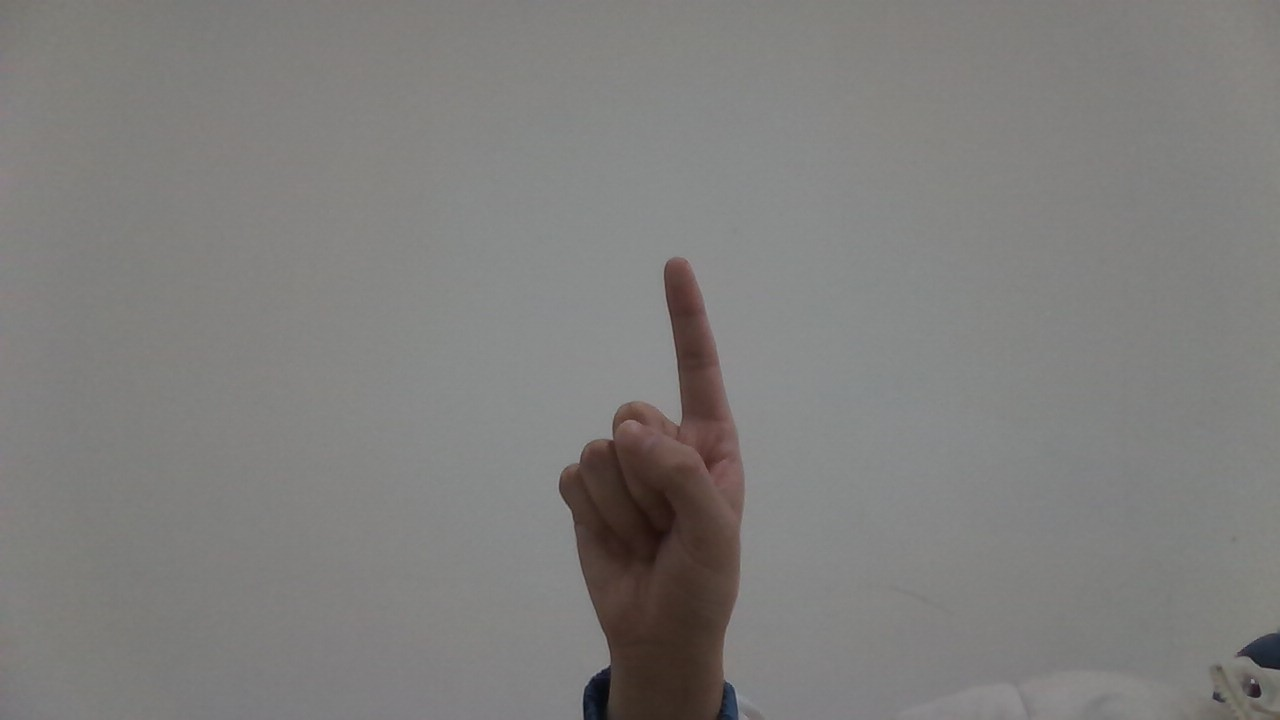
#> input picture mediapipe/hand/one.jpg, 1280 x 720 px
$ python binayuanjiance.py
#> lines starting #> are read from the running program, lines starting #| are printed output that depends on the picture
import numpy as np
from PIL import Image
import matplotlib.pyplot as plt
import matplotlib.cm as cm
import scipy.signal as signal     # 导入sicpy的signal模块
#环境face
# Laplace算子
suanzi1 = np.array([[0, 1, 0],
                    [1,-4, 1],
                    [0, 1, 0]])

# Laplace扩展算子
suanzi2 = np.array([[1, 1, 1],
                    [1,-8, 1],
                    [1, 1, 1]])

# 打开图像并转化成灰度图像
image = Image.open("one.jpg").convert("L")
image_array = np.array(image)

# 利用signal的convolve计算卷积
image_suanzi1 = signal.convolve2d(image_array,suanzi1,mode="same")
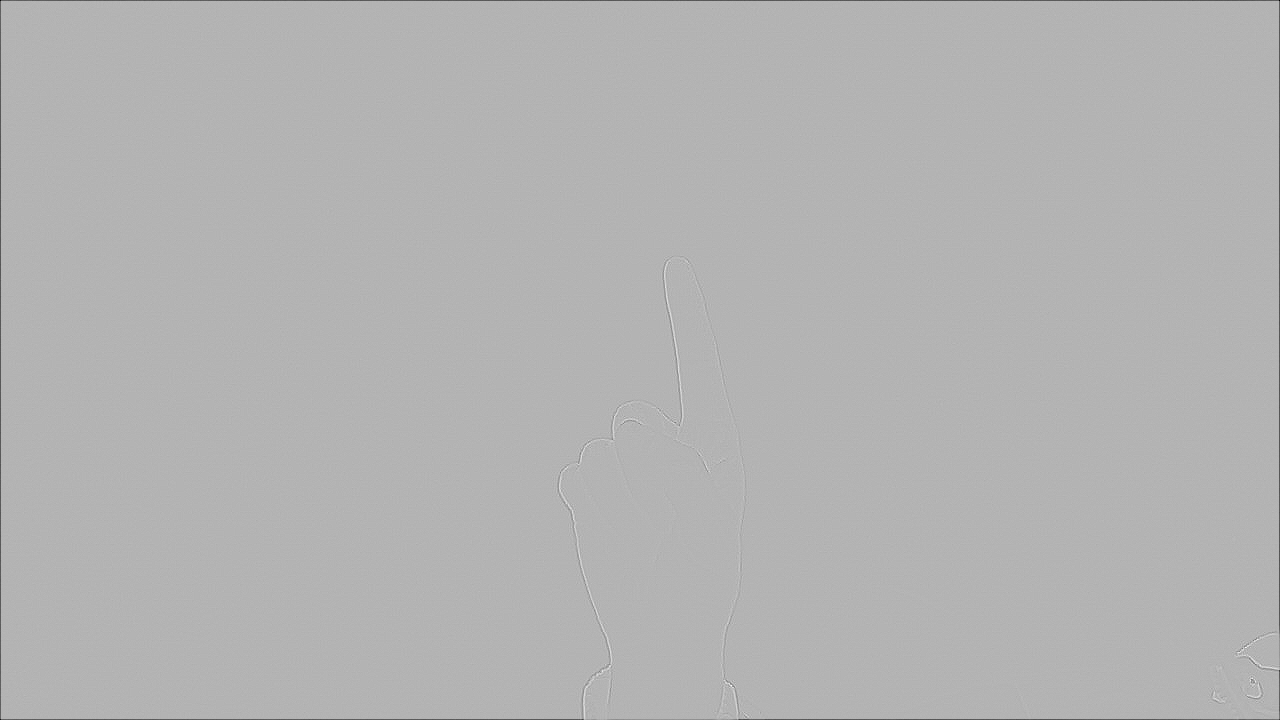
#> image_suanzi1: shape (720, 1280) int64; min -253, max 106, mean -0.5; drawn with min black and max white
image_suanzi2 = signal.convolve2d(image_array,suanzi2,mode="same")

# 将卷积结果转化成0~255
image_suanzi1 = (image_suanzi1/float(image_suanzi1.max()))*255
image_suanzi2 = (image_suanzi2/float(image_suanzi2.max()))*255

# 为了使看清边缘检测结果，将大于灰度平均值的灰度变成255(白色)
image_suanzi1[image_suanzi1>image_suanzi1.mean()] = 255
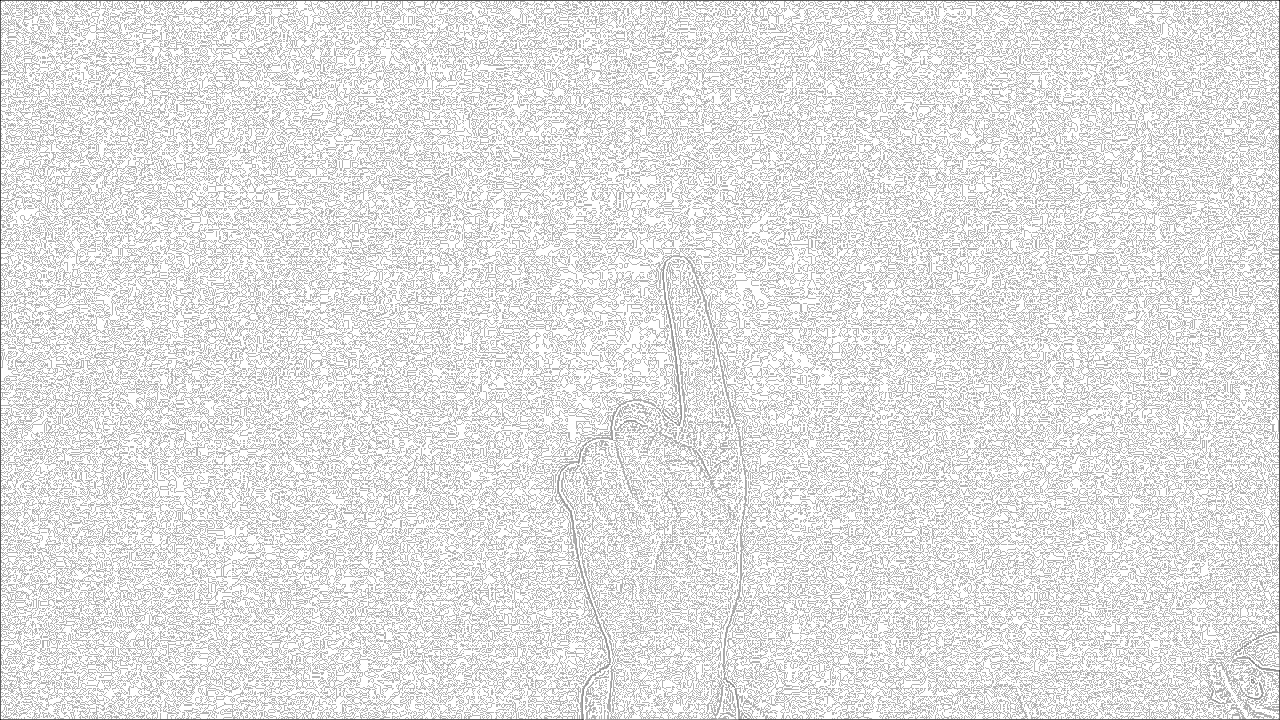
#> image_suanzi1: shape (720, 1280) float64; min -608.6, max 255, mean 161.9; drawn with min black and max white
image_suanzi2[image_suanzi2>image_suanzi2.mean()] = 255

# 显示图像
plt.subplot(2,1,1)
plt.imshow(image_array,cmap=cm.gray)
plt.axis("off")
plt.subplot(2,2,3)
plt.imshow(image_suanzi1,cmap=cm.gray)
plt.axis("off")
plt.subplot(2,2,4)
plt.imshow(image_suanzi2,cmap=cm.gray)
plt.axis("off")
plt.show()
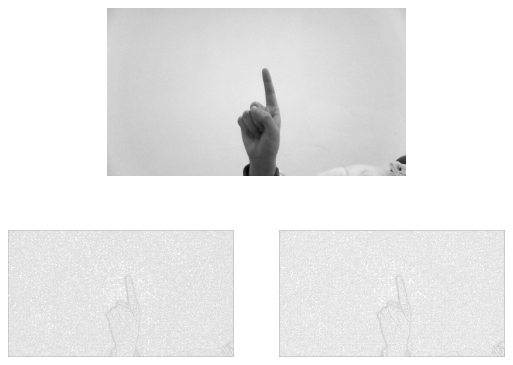
#> figure drawn by matplotlib, 3 panels

$ run again, with mediapipe/hand/four.jpg copied over mediapipe/hand/one.jpg
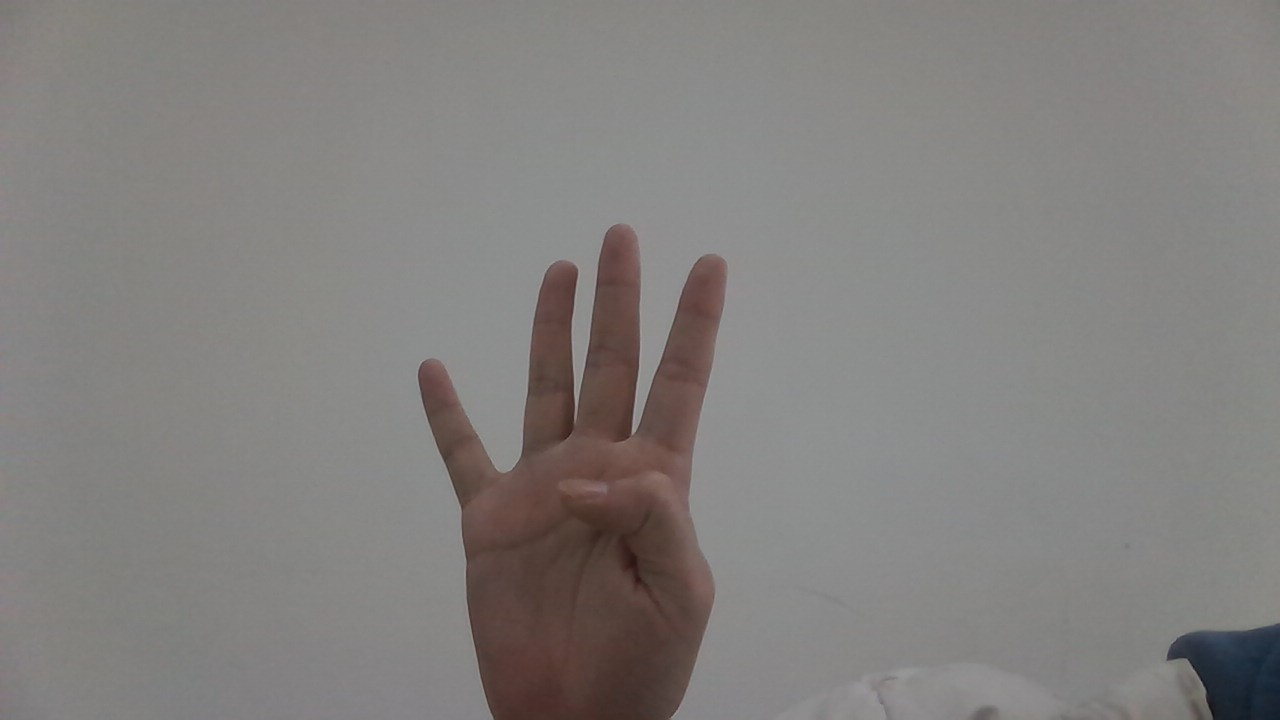
#> input picture mediapipe/hand/four.jpg, 1280 x 720 px
#> `image_suanzi1[image_suanzi1>image_suanzi1.mean()] = 255`:
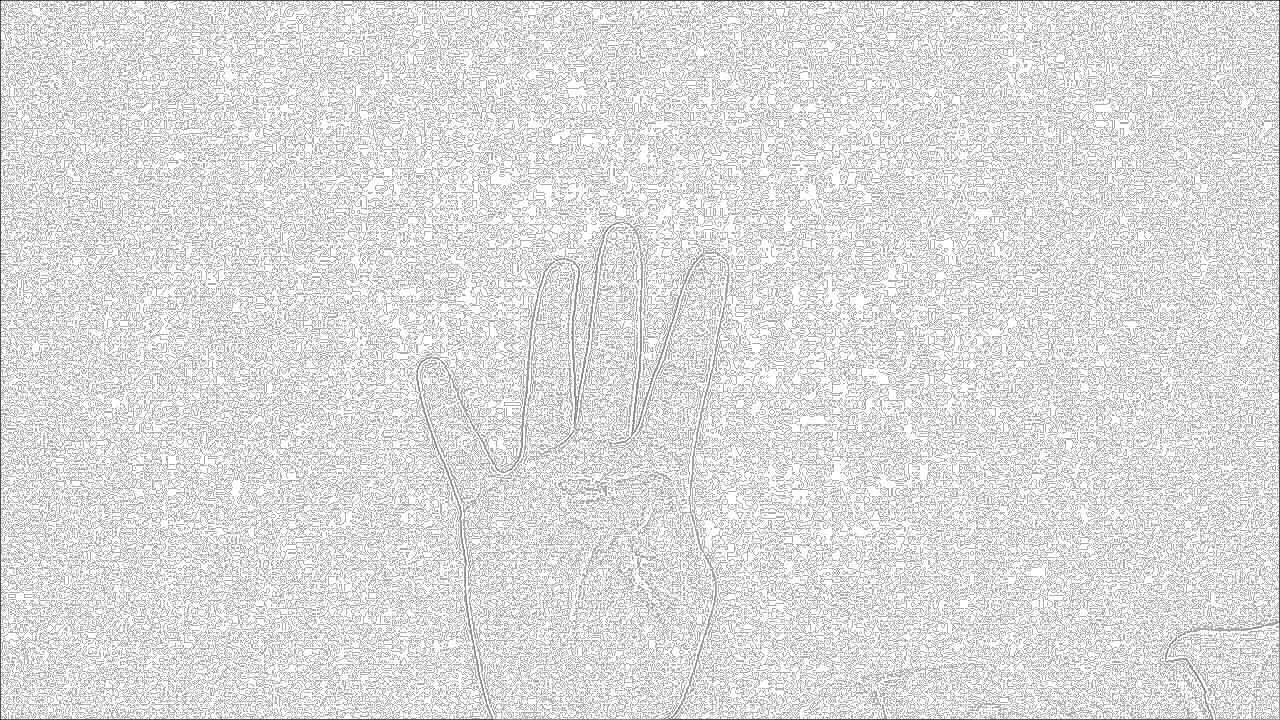
#> image_suanzi1: shape (720, 1280) float64; min -520.6, max 255, mean 162.2; drawn with min black and max white
#> `plt.show()`:
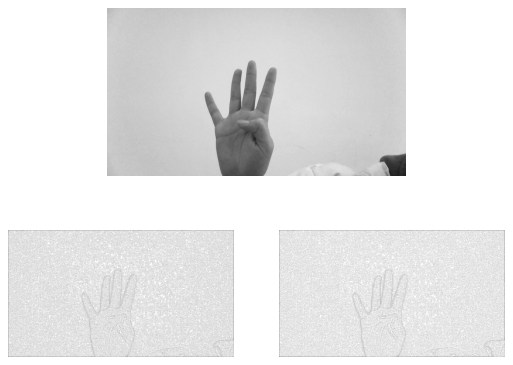
#> figure drawn by matplotlib, 3 panels

$ run again, with mediapipe/hand/three.jpg copied over mediapipe/hand/one.jpg
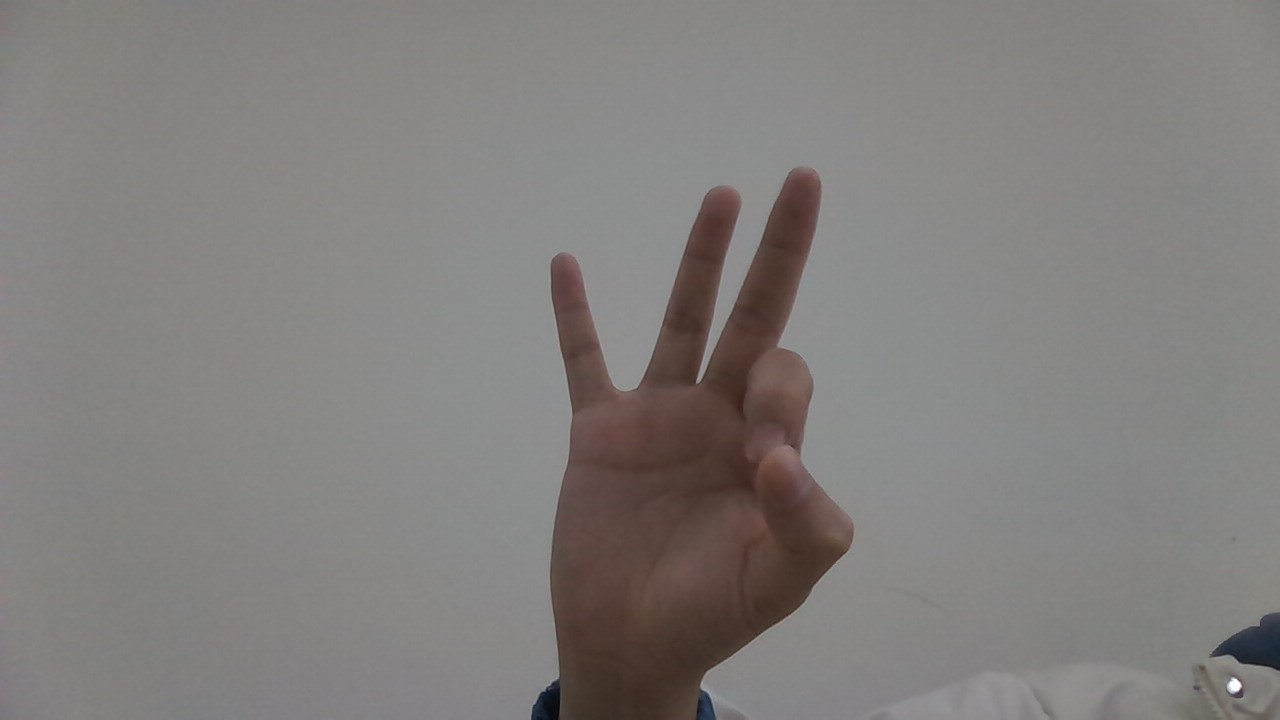
#> input picture mediapipe/hand/three.jpg, 1280 x 720 px
#> `image_suanzi1[image_suanzi1>image_suanzi1.mean()] = 255`:
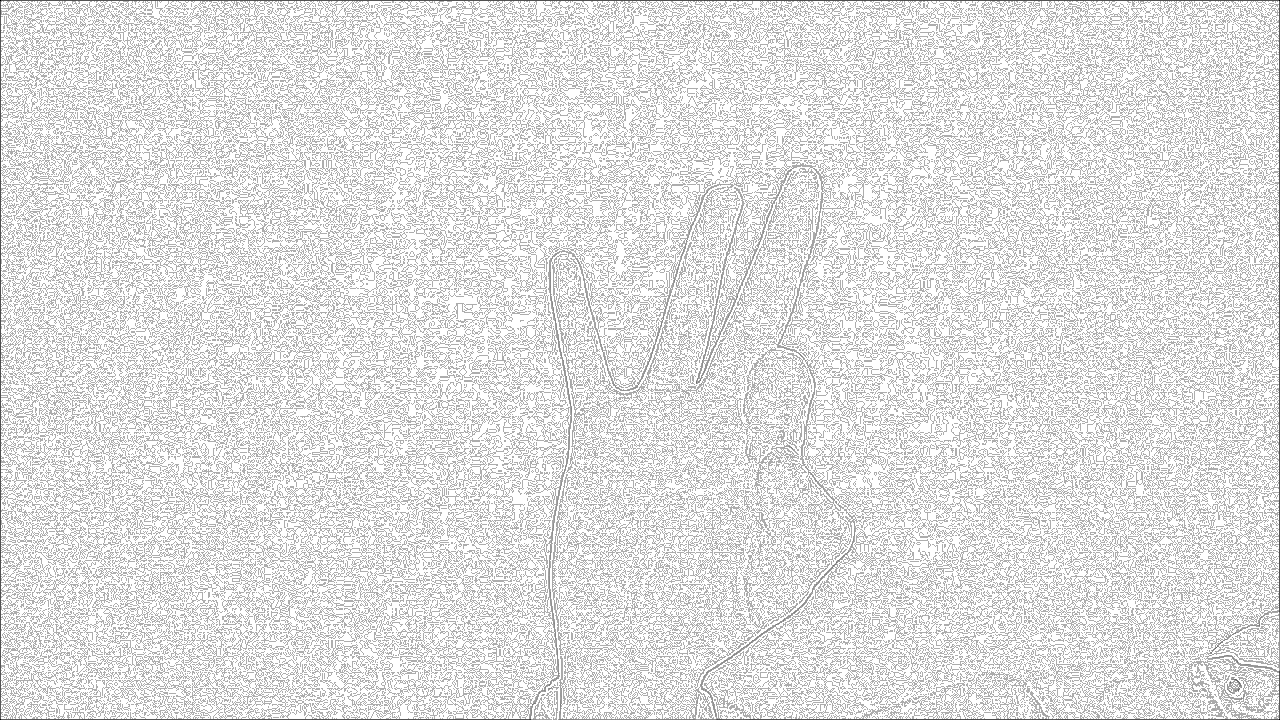
#> image_suanzi1: shape (720, 1280) float64; min -549.9, max 255, mean 161.6; drawn with min black and max white
#> `plt.show()`:
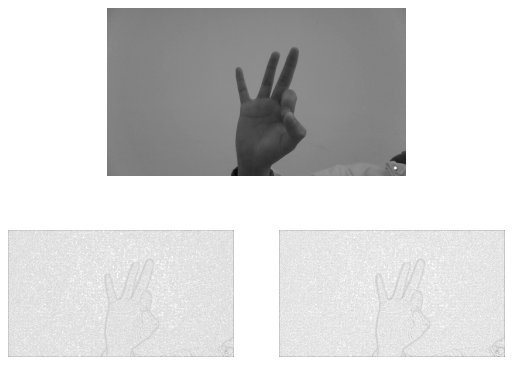
#> figure drawn by matplotlib, 3 panels
